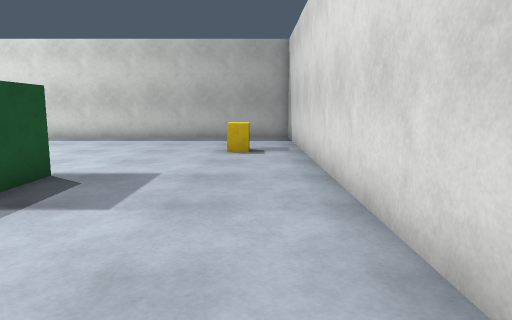
view 1 (above)

24 first-person views from a walk through a robot-simulator world made for Gazebo. The camera is 1.2 m above the floor, tilts 8° down and sees 70° across. The floor is counted in squares, 1 m on a side. Each view is taken from the middle of a square. On the plan, view 1 faces up. The plan holds only what a view shows up to about 14 squares ahead; the rest is blank.

view 2
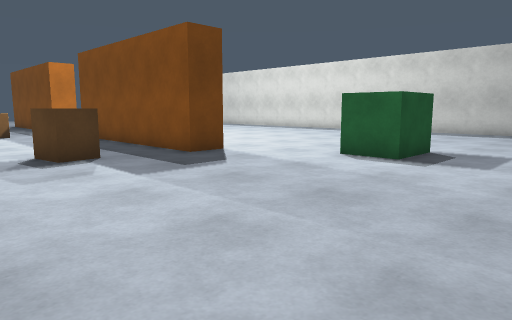

view 3
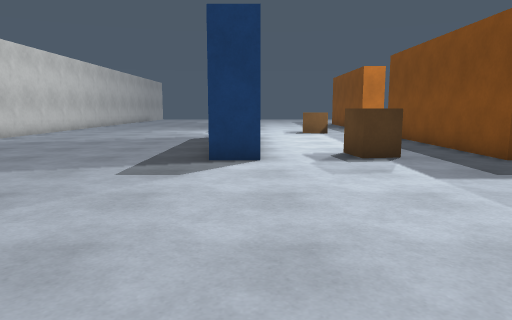

view 4
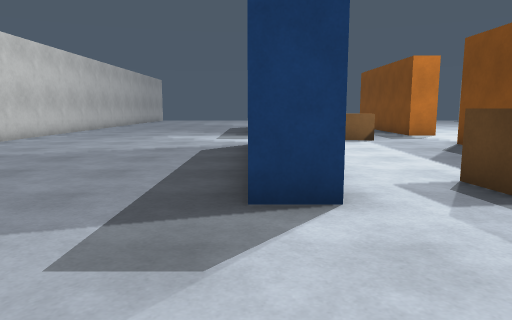

view 5
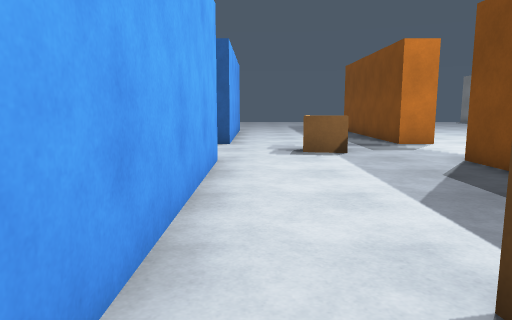

view 6
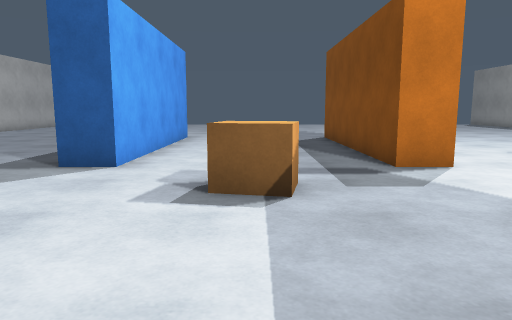

view 7
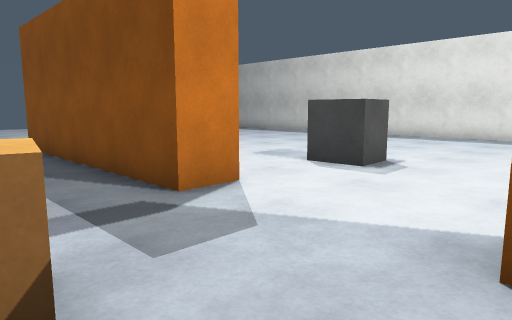

view 8
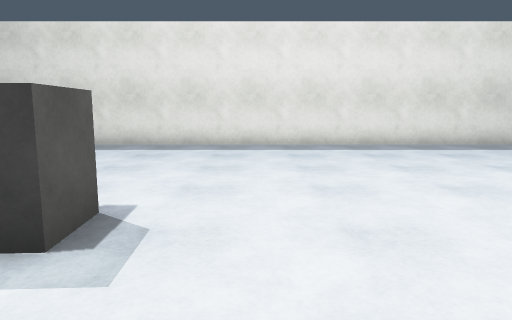

view 9
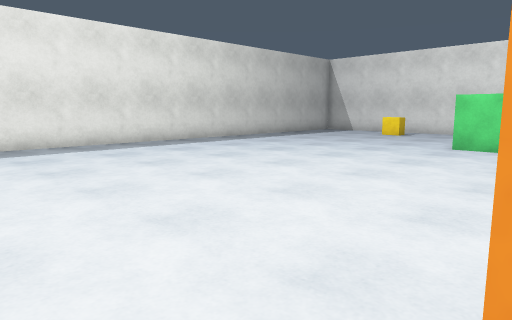

view 10
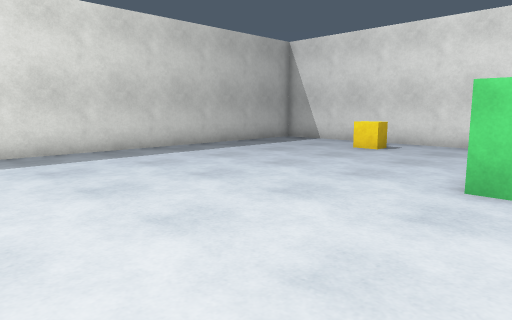

view 11
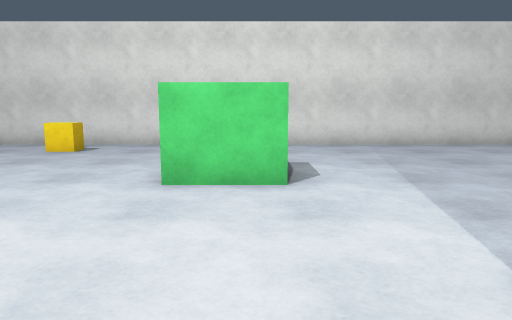

view 12
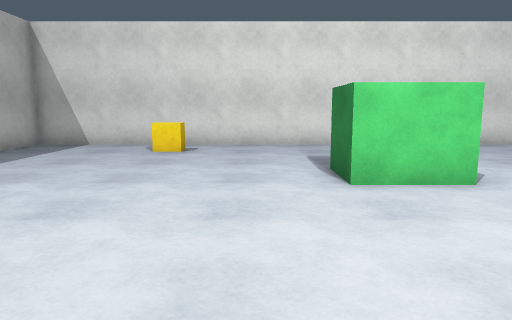

view 13
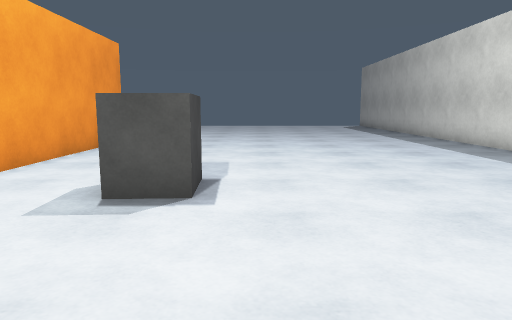

view 14
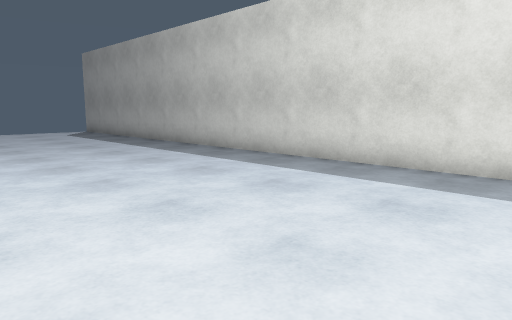

view 15
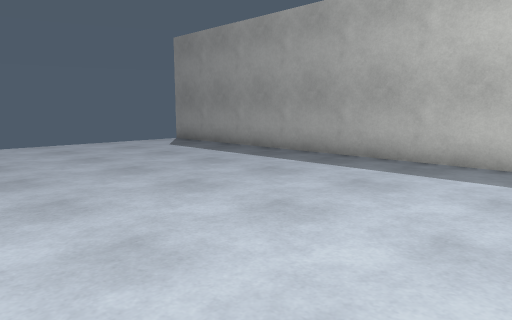

view 16
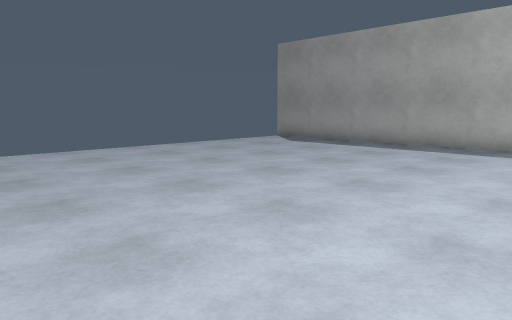

view 17
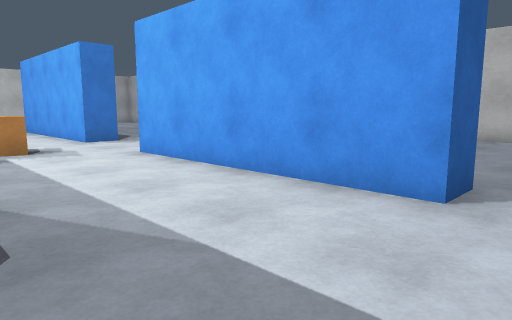

view 18
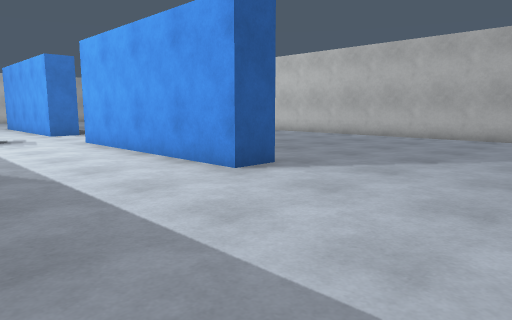

view 19
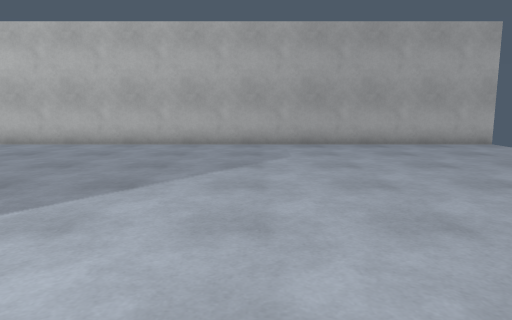

view 20
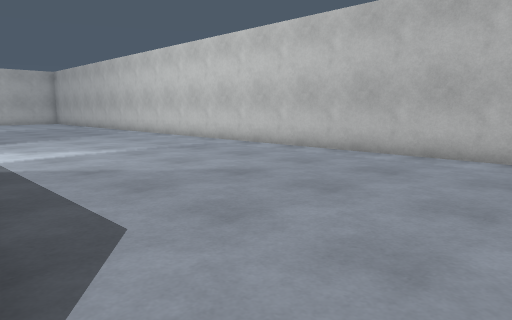

view 21
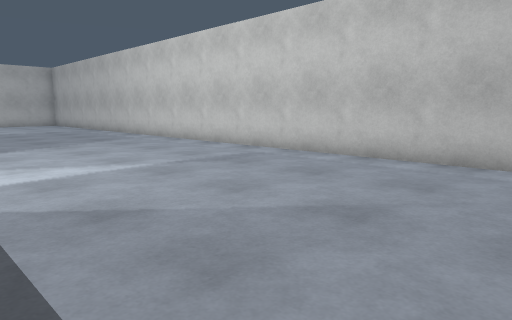

view 22
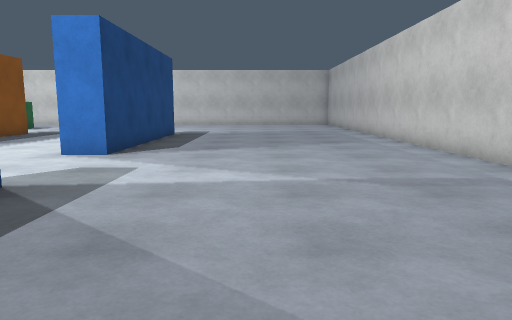

view 23
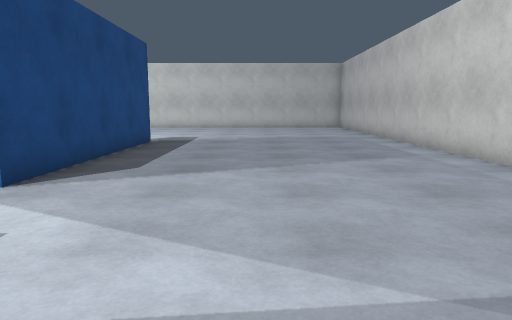

view 24
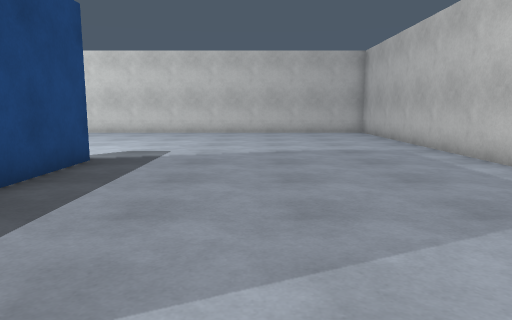

### Floor plan
Points are (right, up) in squares from view 1. A wall is a line through its corners. A room is listed if a view was taken in it or the views show most of it. See-through windows are left out.
Room 1 (views 1, 2, 3, 4, 5, 6, 7, 8, 9, 10, 11, 12, 13, 14, 15, 16, 17, 18, 19, 20, 21, 22, 23, 24)
walls: (-20.5, 3.1) (-20.5, 1.9) (-28.5, 1.9); (-28.5, 3.1) (-21.9, 3.1); (-28.5, -5.1) (-28.5, -3.9) (-20.5, -3.9) (-20.5, -5.1); (-8.5, 3.1) (-8.5, 1.9) (-16.5, 1.9); (-8.5, -3.9) (-8.5, -5.1) (-16.5, -5.1) (-16.5, -3.9) (-9.1, -3.9); (1.4, -3.8) (1.4, 15.4) (-39.8, 15.4); (-41.1, -14.4) (-2.8, -14.4)
objects: pallet (-21, 6) to (-20, 7); pallet (-19, -1) to (-18, -1); pallet (-10, -1) to (-9, -1); crate (-5, 5) to (-4, 6); yellow box (-1, 10) to (0, 11)

Where each view was taken, in squares from view 1:
view 1: 0 up, 0 right, facing up
view 2: 4 down, 0 right, facing up-left
view 3: 4 down, 0 right, facing left
view 4: 5 down, 4 left, facing left
view 5: 3 down, 8 left, facing left
view 6: 1 down, 13 left, facing left
view 7: 1 down, 16 left, facing up-left
view 8: 3 up, 18 left, facing up
view 9: 3 up, 17 left, facing up-right
view 10: 5 up, 11 left, facing up-right
view 11: 5 up, 11 left, facing right
view 12: 8 up, 11 left, facing right
view 13: 8 up, 15 left, facing left
view 14: 8 up, 21 left, facing up-left
view 15: 7 up, 28 left, facing up-left
view 16: 3 up, 30 left, facing up-left
view 17: 1 up, 30 left, facing down-right
view 18: 1 up, 34 left, facing down-right
view 19: 2 down, 33 left, facing down
view 20: 5 down, 30 left, facing down-right
view 21: 6 down, 27 left, facing down-right
view 22: 9 down, 26 left, facing right
view 23: 9 down, 22 left, facing right
view 24: 9 down, 17 left, facing right
